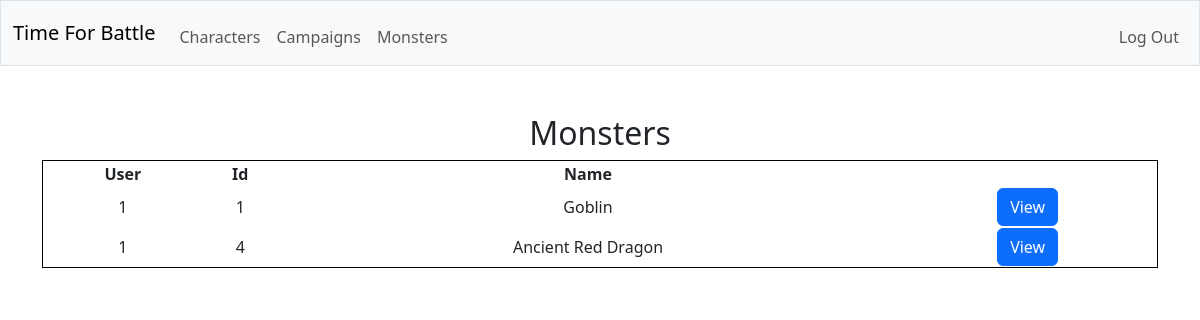
/monster_list (signed in), run on an earlier commit of the app's database.
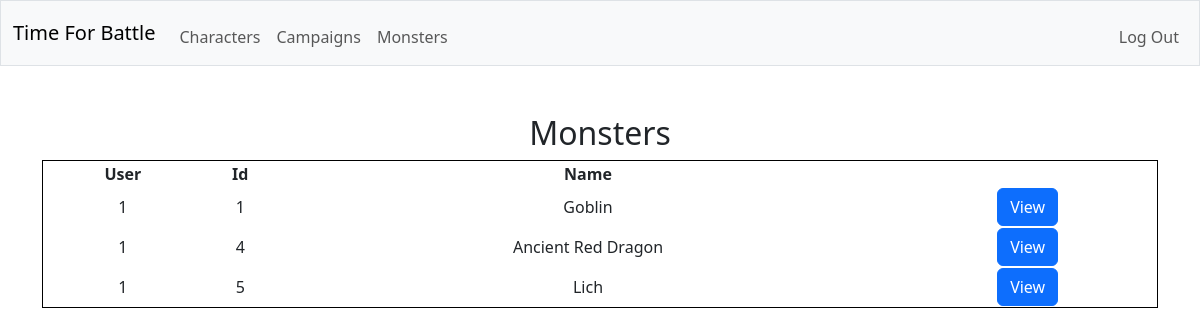
And on a later commit of the database.
### tables this page shows
CREATE TABLE monsters (creature_id INTEGER NOT NULL, type TEXT NOT NULL, challenge_rating TEXT NOT NULL, vulnerabilities TEXT NOT NULL, resistances TEXT NOT NULL, immunities TEXT NOT NULL, actions TEXT NOT NULL, bonus_actions TEXT NOT NULL, reactions TEXT NOT NULL, legendary_actions TEXT NOT NULL, FOREIGN KEY (creature_id) REFERENCES creatures(id));

CREATE TABLE creatures (id INTEGER PRIMARY KEY NOT NULL, user_id INTEGER NOT NULL, is_player INTEGER NOT NULL, name TEXT NOT NULL, size TEXT NOT NULL, alignment TEXT NOT NULL, armor_class TEXT NOT NULL, max_hitpoints INTEGER NOT NULL, initiative_bonus INTEGER NOT NULL, speed TEXT NOT NULL, strength INTEGER NOT NULL, dexterity INTEGER NOT NULL, constitution INTEGER NOT NULL, intelligence INTEGER NOT NULL, wisdom INTEGER NOT NULL, charisma INTEGER NOT NULL, strength_save_bonus INTEGER NOT NULL, dexterity_save_bonus INTEGER NOT NULL, constitution_save_bonus INTEGER NOT NULL, intelligence_save_bonus INTEGER NOT NULL, wisdom_save_bonus INTEGER NOT NULL, charisma_save_bonus INTEGER NOT NULL, skills TEXT NOT NULL, senses TEXT NOT NULL, languages TEXT NOT NULL, traits TEXT NOT NULL, FOREIGN KEY (user_id) REFERENCES users(id));

### app.py (the view)
@app.route("/monster_list")
@login_required
def monster_list():
    with sqlite3.connect(database) as conn:
        conn.row_factory = sqlite3.Row
        cur = conn.cursor()
        cur.execute(
            "SELECT * FROM creatures LEFT JOIN monsters ON monsters.creature_id = creatures.id WHERE is_player = ?",
            (0,)
        )
        monsters = [dict(row) for row in cur.fetchall()]
    return render_template("monster_list.html", monsters=monsters)

### helpers.py (called while the page is built)
def login_required(f):
    @wraps(f)
    def decorated_function(*args, **kwargs):
        if session.get("user_id") is None:
            return redirect("/login")
        return f(*args, **kwargs)
    return decorated_function

### templates/monster_list.html (shortened to what this page needs)
{% extends "layout.html" %}
{% block main %}
    <h2>Monsters</h2>
    <table>
        <thead>
            <tr>
                <th>User</th>
                <th>Id</th>
                <th>Name</th>
            </tr>
        </thead>
        <tbody>
            {% for monster in monsters %}
                <tr>
                    <td>{{ monster.user_id }}</td>
                    <td>{{ monster.id }}</td>
                    <td>{{ monster.name }}</td>
                    <td>
                        <form action="/monster/{{ monster.creature_id }}" method="get">
                            <button class="btn btn-primary" type="submit">View</button>
                        </form>
                    </td>
                </tr>
            {% endfor %}
        </tbody>
    </table>
{% endblock %}

What changed in the data, as far as the page shows it:
added monsters: user_id "1", id "5", name "Lich"
